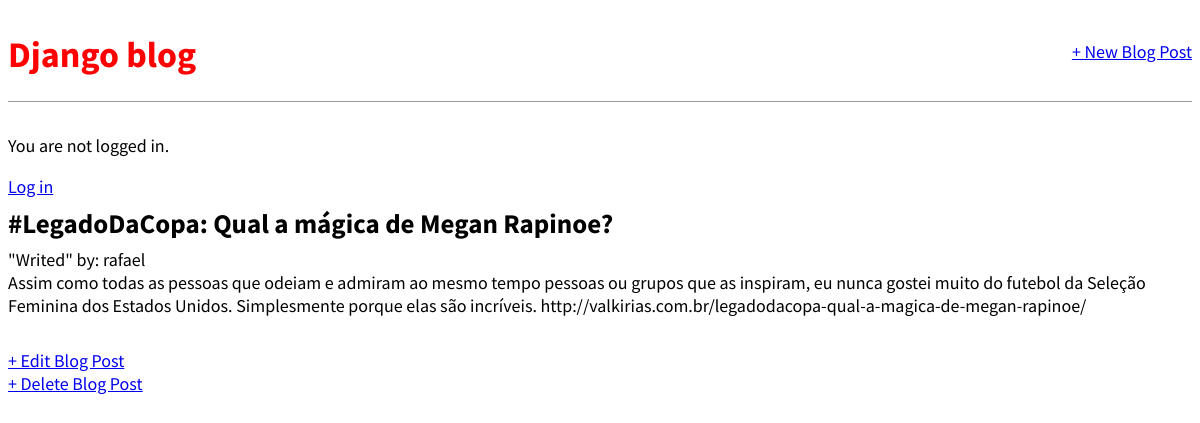
Screenshot of /post/2 with the database file from the repository.
### blog/models.py (models this page shows, shortened)
class Post(models.Model):
    title = models.CharField(max_length = 200)
    author = models.ForeignKey(
        'auth.User',
        on_delete = models.CASCADE,
    )
    body = models.TextField()

### blog/views.py (the view)
# urls.py: path('post/<int:pk>', BlogDetailView.as_view(), name = 'post_detail'),
class BlogDetailView(DetailView):
    model = Post
    template_name = 'post_detail.html'

### templates/post_detail.html
{% extends 'base.html' %}
{% block content %}
    <div class="post-entry">
        <h2>{{ post.title }}</h2>
        <p>"Writed" by: {{ post.author}}</p>
        <p>{{ post.body }}</p>
    </div>
    <a href="{% url 'post_edit' post.pk %}">+ Edit Blog Post</a></br>
    <a href="{% url 'post_delete' post.pk %}">+ Delete Blog Post</a>
{% endblock content %}

### static/css/base.css (style rules this page uses)
body { font-family: 'Source Sans Pro', sans-serif; font-size:18px; }
.post-entry { margin-bottom:2rem; }
.post-entry h2 { margin:0.5rem 0; }
.post-entry p { margin:0; font-weight:400; }

### rows the page displays
Post: title "#LegadoDaCopa: Qual a mágica de Megan Rapinoe?", author "rafael", body "Assim como todas as pessoas que odeiam e admiram ao mesmo tempo pessoas ou grupos que as inspiram, eu nunca gostei muito do futebol da Seleção Feminina dos Estados Unidos. Simplesmente porque elas são incríveis. http://valkirias.com.br/legadodacopa-qual-a-magica-de-megan-rapinoe/"
